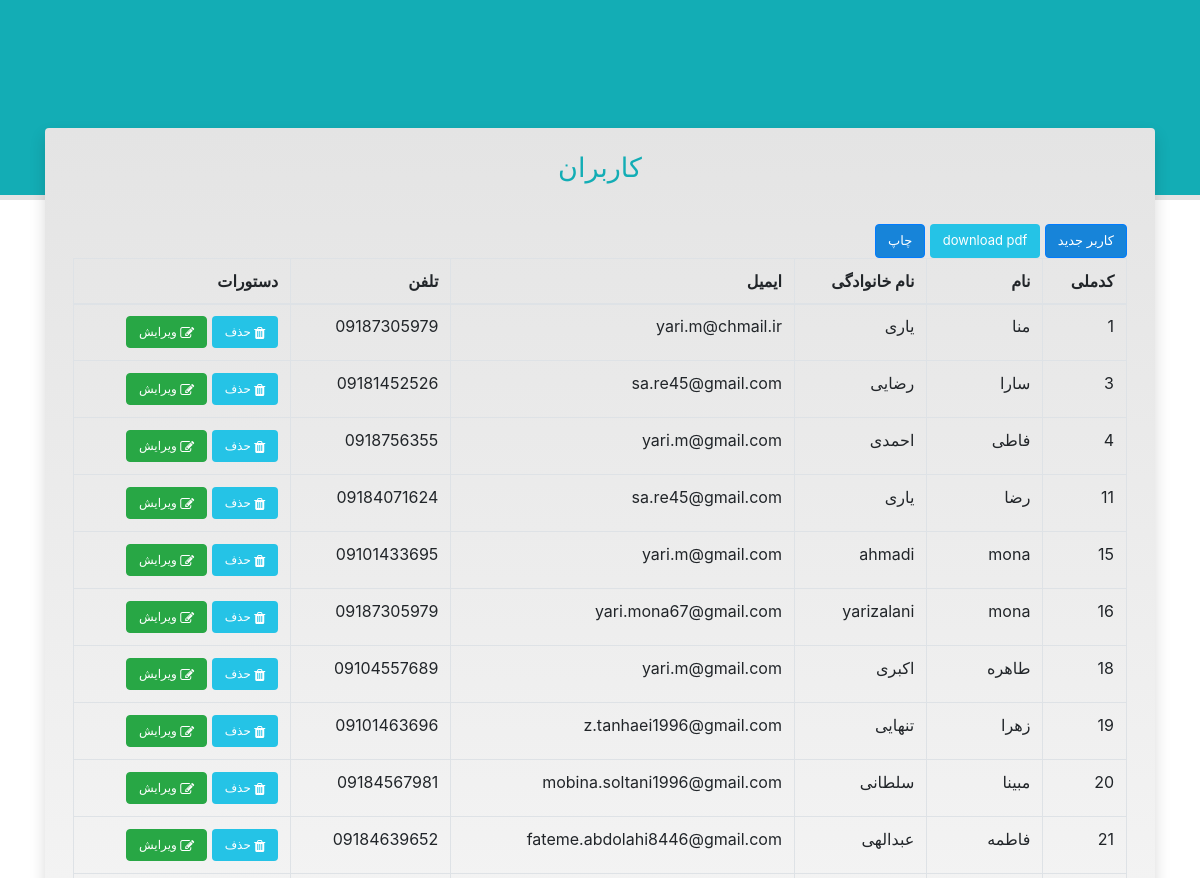
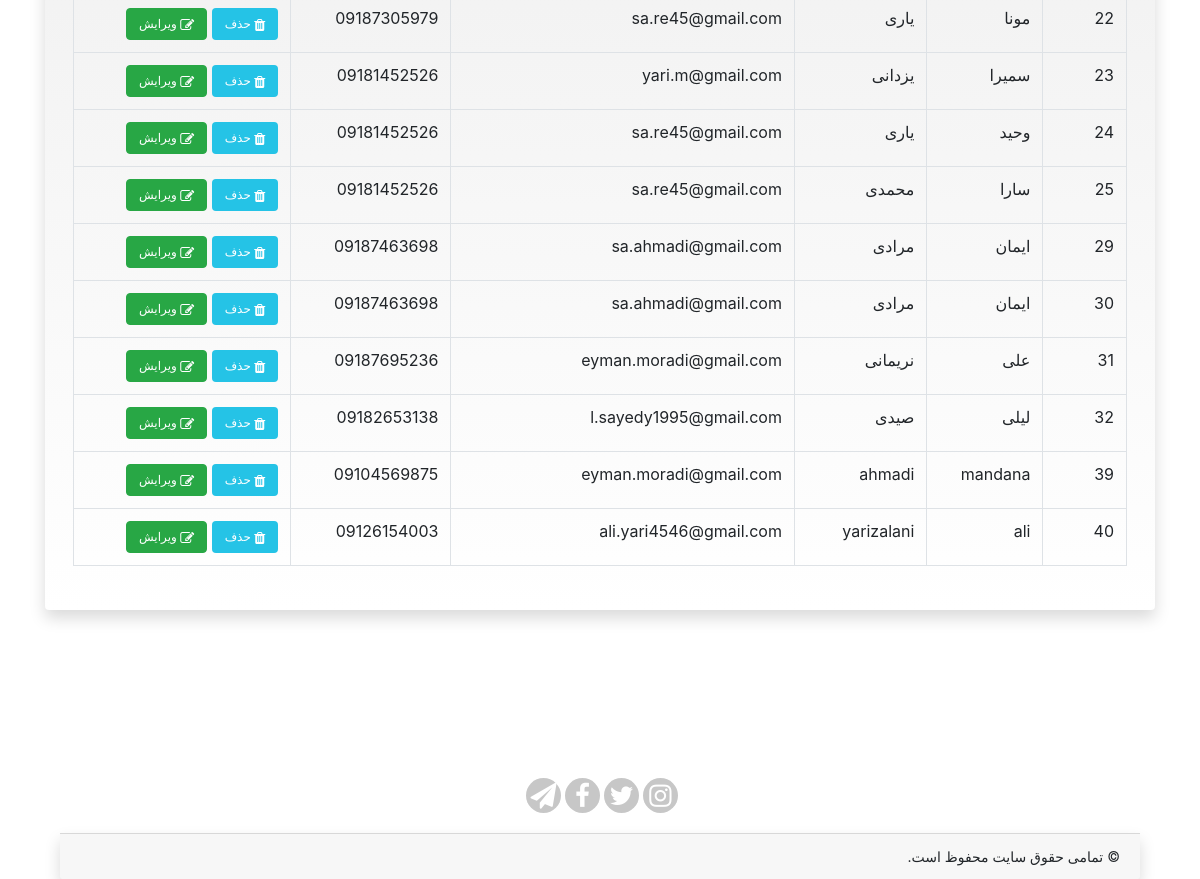
Screenshot of /namayesh-user.php with the database file from the repository (2 pictures, top to bottom).
### tables this page shows
CREATE TABLE `user` (
  `codemeli` int(11) NOT NULL,
  `name` varchar(50) NOT NULL,
  `family` varchar(50) NOT NULL,
  `email` varchar(50) NOT NULL,
  `phone` text NOT NULL,
  `create_at` datetime NOT NULL DEFAULT CURRENT_TIMESTAMP
);

### connect.php (called while the page is built, shortened)
<?php
class Dbconnection
{
    private $host="localhost";
    private $user="root";
    private $db="koosha";
    private $char="utf8";
    protected $connection;
    public function __construct()
    {
        if(!isset($this->connection))
        {
            $this->connection= new PDO("mysql:host=".$this->host.";dbname=".$this->db.";charset=".$this->char,$this->user);
            return $this->connection;
        }
    }
}
?>

### user.php (called while the page is built, shortened)
<?php
require_once('connect.php');
class User extends Dbconnection
{
    public function ShowAll()
    {
        $data=array();
        $sql="SELECT * FROM user";
        $q= $this->connection->query($sql);
        while($r=$q->fetch(PDO::FETCH_ASSOC)){
            $data[]=$r;
        }
        return $data;
    }
}
?>

### namayesh-user.php (the view, shortened to what this page needs)
<?php
include_once('user.php');
?>
<html lang="en">
<head>
    <link rel="stylesheet" href="css/bootstrap.min.css">
<link rel="stylesheet" href="css/bootstrap-rtl.css">
<link rel="stylesheet" href="css/style.css">
<link rel="stylesheet" href="https://cdnjs.cloudflare.com/ajax/libs/font-awesome/4.7.0/css/font-awesome.min.css">
</head>
<body>
    <div class="d-flex justify-content-center">
    <div class="container-fluid z-header z-h-min">
    </div>
    <div class="container z-sub-header z-s-h-min">
        <div class="row">
            <div class="col-lg-12">
                <div class="card z-card p-2 mt-2 shadow border-0">
                        <h6 class="card-title p-2 text-center mt-2" style="color: #13adb5; font-size: 27px;"> کاربران</h6>
                    <div class="card-body border-0">
                        <a class="btn btn-primary rounded " style="background-color: #1784D9; font-size: 13px;" href="Add-user.php"> کاربر جدید </a>
                        <a class="btn rounded" style="font-size: 13px; background-color: #25c3e6; color: #fff;" href="print.php">download pdf</a>
                      <button class="btn btn-primary rounded " onClick="window.print()" style="background-color: #1784D9; font-size: 13px;"> چاپ  </button>
                       <div class="">
                           <table class="table table-bordered table-responsive-lg">
                               <thead>
                                <tr>
                               <th> کدملی </th>
                                <th> نام </th>
                                <th> نام خانوادگی</th>
                                <th> ایمیل  </th>
                                <th> تلفن</th>
								<th>دستورات</th>
                            </tr>
                               </thead>
                               <tbody class="fild-customer">
                                <tr class="roww">
			<?php
			$user = new User();
			$users = $user->ShowAll();
			foreach($users as $row){ ?>
                                <tr>
                                    <td>  <?php echo $row['codemeli'];?> </td>
                                    <td>  <?php echo $row['name'];?> </td>
                                    <td>  <?php echo $row['family'];?> </td>
                                    <td>  <?php echo $row['email'];?></td>
                                    <td>  <?php echo $row['phone'];?> </td>
                                    <td>
                                       <a class="btn rounded" style="font-size: 12px; background-color: #25c3e6; color: #fff;" href="Delete.php?delete=<?php echo $row['codemeli'];?>">
                                            <i class="fa fa-trash align-middle"  style="font-size: 14px !important;"></i> حذف </a>
                                                </div>
                                            </div>
                                        </div>
                                        <a class="btn btn-success rounded" style="font-size: 12px; color: #fff;" href="update.php?edit=<?php echo $row['codemeli'];?>">
                                             <i class="fa fa-edit align-middle"  style="font-size: 14px !important;"> </i> ویرایش </a>
                                    </td>
                                </tr>
                                                </div>
                                            </div>
                                        </div>
			<?php }?>
         <div class="col-lg-12 ftr">
            <div class="container-fluid ">
         <div class="card mt-5 border-0">
             <div class="card-body border-0 d-flex justify-content-center">
                 <span class="btn rounded-pill d-flex justify-content-center align-items-center ml-1" style="font-size: 26px; background-color: #c7c7c7; color:#fff; width: 35px; height: 35px;">
                     <i class="fa fa-instagram  align-middle "></i></span>
                   <span class="btn rounded-pill d-flex justify-content-center align-items-center ml-1" style="font-size: 26px; background-color: #c7c7c7; color:#fff; width: 35px; height: 35px;">
                      <i class="fa fa-twitter align-middle"></i></span>
                   <span class="btn rounded-pill d-flex justify-content-center align-items-center ml-1" style="font-size: 26px; background-color: #c7c7c7; color:#fff; width: 35px; height: 35px;">
                      <i class="fa fa-facebook align-middle "></i></span>
                    <span class="btn rounded-pill d-flex justify-content-center align-items-center ml-1" style="font-size: 26px; background-color: #c7c7c7; color:#fff; width: 35px; height: 35px;">
                          <i class="fa fa-send align-middle "></i></span>
             </div>
             <div class="card-footer shadow" style="font-size: 14px;">&copy;
                 تمامی حقوق سایت محفوظ است.
             </div>
         </div>
      </div>
</div>
</body>
</html>

### css/style.css (style rules this page uses)
.z-header { height: 200px !important; background-color: #13adb5!important; border-bottom: 5px solid #e4e4e4; z-index: 0; position: absolute; }
.z-sub-header { top: 120px !important; z-index: 10; position: absolute; }
.z-card { background-image: linear-gradient(#e4e4e4,#fff) !important; }
::placeholder { font-size: 12px; }
@media (min-width:576px) { .ftr { top: 100px; } }

### rows the page displays
user: codemeli "1", name "منا", family "یاری", email "yari.m@chmail.ir", phone "09187305979"
user: codemeli "3", name "سارا", family "رضایی", email "sa.re45@gmail.com", phone "09181452526"
user: codemeli "4", name "فاطی", family "احمدی", email "yari.m@gmail.com", phone "0918756355"
user: codemeli "11", name "رضا", family "یاری", email "sa.re45@gmail.com", phone "09184071624"
user: codemeli "15", name "mona", family "ahmadi", email "yari.m@gmail.com", phone "09101433695"
user: codemeli "16", name "mona", family "yarizalani", email "yari.mona67@gmail.com", phone "09187305979"
user: codemeli "18", name "طاهره", family "اکبری", email "yari.m@gmail.com", phone "09104557689"
user: codemeli "19", name "زهرا", family "تنهایی", email "z.tanhaei1996@gmail.com", phone "09101463696"
user: codemeli "20", name "مبینا", family "سلطانی", email "mobina.soltani1996@gmail.com", phone "09184567981"
user: codemeli "21", name "فاطمه", family "عبدالهی", email "fateme.abdolahi8446@gmail.com", phone "09184639652"
user: codemeli "22", name "مونا", family "یاری", email "sa.re45@gmail.com", phone "09187305979"
user: codemeli "23", name "سمیرا", family "یزدانی", email "yari.m@gmail.com", phone "09181452526"
user: codemeli "24", name "وحید", family "یاری", email "sa.re45@gmail.com", phone "09181452526"
user: codemeli "25", name "سارا", family "محمدی", email "sa.re45@gmail.com", phone "09181452526"
user: codemeli "29", name "ایمان", family "مرادی", email "sa.ahmadi@gmail.com", phone "09187463698"
user: codemeli "30", name "ایمان", family "مرادی", email "sa.ahmadi@gmail.com", phone "09187463698"
user: codemeli "31", name "علی", family "نریمانی", email "eyman.moradi@gmail.com", phone "09187695236"
user: codemeli "32", name "لیلی", family "صیدی", email "l.sayedy1995@gmail.com", phone "09182653138"
user: codemeli "39", name "mandana", family "ahmadi", email "eyman.moradi@gmail.com", phone "09104569875"
user: codemeli "40", name "ali", family "yarizalani", email "ali.yari4546@gmail.com", phone "09126154003"
